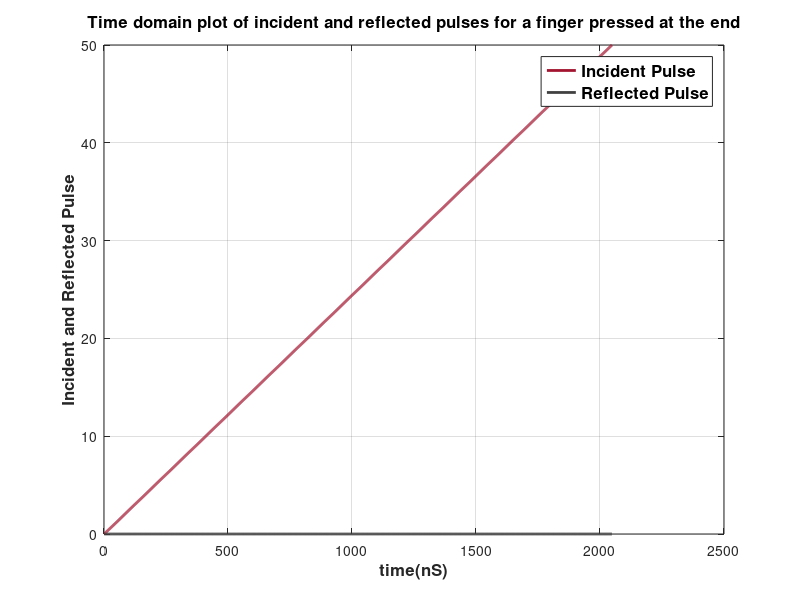

The MATLAB source for this figure:
clear all;
close all;

[serial_1, time_1, signal_1] = textread('basicpulsewo_matched_load.txt', '%f %f %f');
[serial_2, time_2, signal_2] = textread('basicpulsewo_another_load.txt', '%f %f %f');

% plot(time_1, signal_1, 'LineWidth', 2);
% hold on;
% plot(time_2, signal_2, 'LineWidth', 2);

grid on;

inc = signal_1;
ref = signal_2 - signal_1;

%% PLot of incident and reflected pulses

plot(time_1, inc, 'LineWidth', 2, 'Color', [0.6350, 0.0780, 0.1840]);
hold on;
plot(time_1, ref, 'LineWidth', 2, 'Color', [0.25, 0.25, 0.25]);
grid on;

xlabel('time(nS)', 'FontSize', 12, 'FontWeight', 'bold');
ylabel('Incident and Reflected Pulse', 'FontSize', 12, 'FontWeight', 'bold');
title('Time domain plot of incident and reflected pulses for a finger pressed at the end', 'FontSize', 12, 'FontWeight', 'bold');
legend({'Incident Pulse', 'Reflected Pulse'}, 'FontSize', 12, 'FontWeight', 'bold', 'Location', 'northeast');

%print('ir_short', '-depsc');

print('ir_another_load', '-depsc');
%print('ir_another_load_finger', '-depsc');

%% Window to take average: 


win_1 = zeros(size(time_1, 1), size(time_1, 2));
win_2 = zeros(size(time_2, 1), size(time_2, 2));
count_1 = 0;
count_2 = 0;

% on incident pulse
for i = 1:size(time_1, 1)
     if time_1(i) > 6.5 && time_1(i) < 16
         count_1 = count_1 + 1;
         win_1(i) = 1;
     end
end

% on reflected pulse

for j = 1:size(time_2, 1)
     if time_2(j) > 25.5 && time_2(j) < 34
         count_2 = count_2 + 1;
         win_2(j) = 1;
     end
end

%% Gamma calculation:

sig_1_avg = sum(win_1 .* inc)./count_1; % Average of incident pulse

sig_2_avg = sum(win_2 .* ref)./count_2; % Average of reflected pulse

Gamma = sig_2_avg ./ sig_1_avg

%hold on;
%plot(time_1, Gamma, 'LineWidth', 2);

